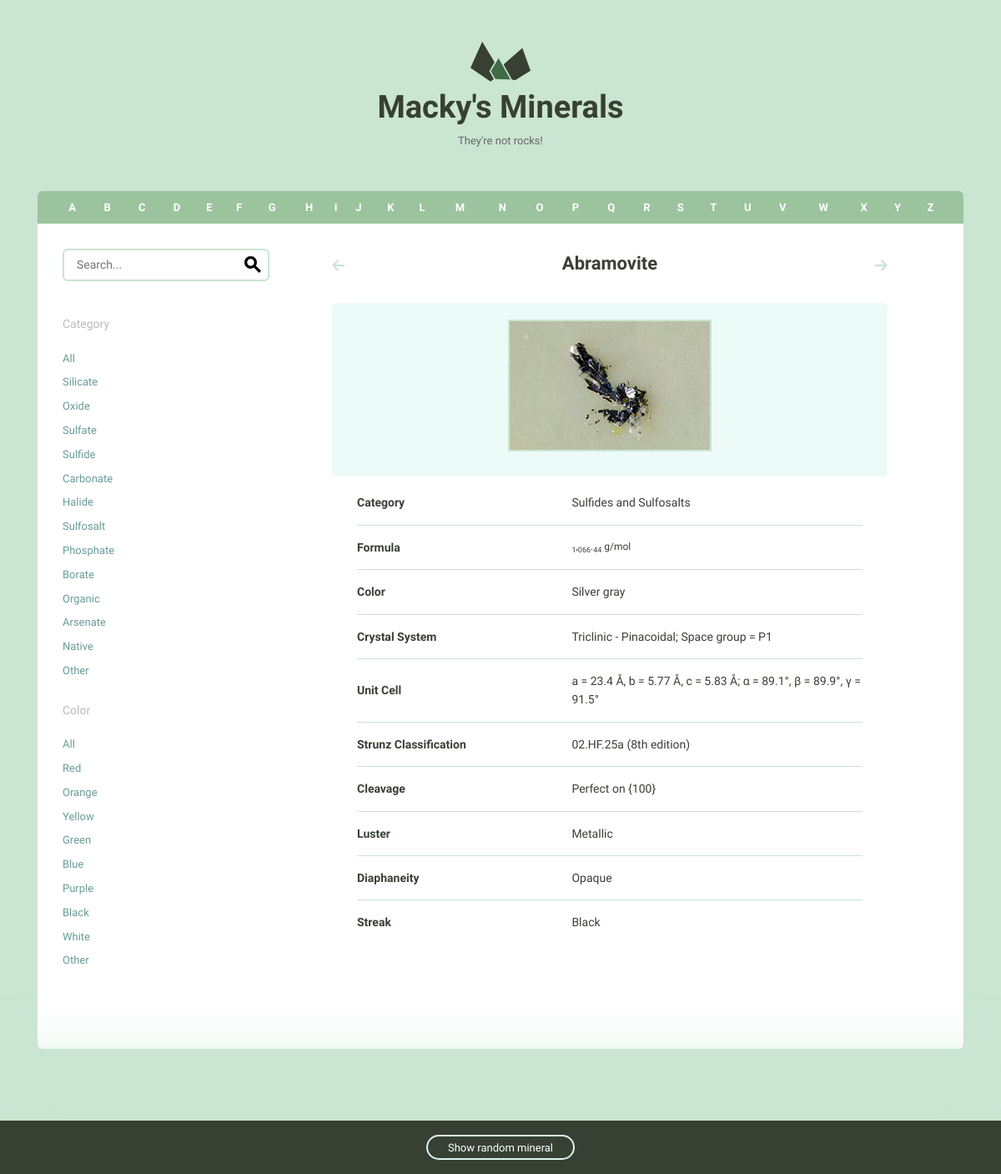
The app's page /minerals/4/ with its own data.
### minerals/models.py (models this page shows, shortened)
class Mineral(models.Model):
    id = models.AutoField(primary_key=True)
    name = models.CharField(max_length=255)
    image_filename = models.URLField(blank=True, null=True)
    image_caption = models.CharField(max_length=255, blank=True, null=True)
    category = models.CharField(max_length=255, blank=True, null=True)
    formula = models.CharField(max_length=255, blank=True, null=True)
    strunz_classification = models.CharField(max_length=255, blank=True, null=True)
    crystal_system = models.CharField(max_length=255, blank=True, null=True)
    unit_cell = models.CharField(max_length=255, blank=True, null=True)
    color = models.CharField(max_length=255, blank=True, null=True)
    crystal_symmetry = models.CharField(max_length=255, blank=True, null=True)
    cleavage = models.CharField(max_length=255, blank=True, null=True)
    mohs_scale_hardness = models.CharField(max_length=255, blank=True, null=True)
    luster = models.CharField(max_length=255, blank=True, null=True)
    streak = models.CharField(max_length=255, blank=True, null=True)
    diaphaneity = models.CharField(max_length=255, blank=True, null=True)
    optical_properties = models.CharField(max_length=255, blank=True, null=True)
    refractive_index = models.CharField(max_length=255, blank=True, null=True)
    crystal_habit = models.CharField(max_length=255, blank=True, null=True)
    specific_gravity = models.CharField(max_length=255, blank=True, null=True)

### minerals/views.py (the view)
# urls.py: url(r'(?P<pk>\d+)/$', views.mineral_detail, name='detail'),
def mineral_detail(request, pk):
    ordered_properties = OrderedDict()
    order = [
        'name',
        'image_filename',
        'image_caption',
        'category',
        'formula',
        'color',
        'crystal_symmetry',
        'crystal_system',
        'unit_cell',
        'strunz_classification',
        'cleavage',
        'luster',
        'mohs_scale_hardness',
        'diaphaneity',
        'streak',
        'optical_properties'
    ]
    if Mineral.objects.filter(id=pk).exists():
        mineral = Mineral.objects.filter(id=pk).values()[0]
    else:
        raise Http404
    for key in order:
        if mineral[key]:
            ordered_properties[key] = mineral[key]
    sorted_ids = Mineral.objects.order_by(Lower('name')).values_list('id',
                                                                     flat=True)
    sorted_ids = list(sorted_ids)
    current_id = sorted_ids.index(int(pk))
    if int(pk) == sorted_ids[-1]:
        next_id = sorted_ids[0]
    else:
        next_id = sorted_ids[current_id+1]
    if int(pk) == sorted_ids[0]:
        previous_id = sorted_ids[-1]
    else:
        previous_id = sorted_ids[current_id-1]
    return render(request, 'minerals/detail.html', {
        'properties': ordered_properties,
        'next_id': next_id,
        'previous_id': previous_id,
    })

### minerals/templatetags/mineral_extras.py (called while the page is built)
@register.inclusion_tag('minerals/random_mineral.html')
def random_mineral():
    all_ids = Mineral.objects.values_list('id', flat=True)
    rand_id = random.choice(all_ids)
    mineral = Mineral.objects.get(id=rand_id)
    return {'mineral': mineral}

@register.inclusion_tag('minerals/filter_colors_categories.html')
def filter_colors_categories(chosen_color, chosen_category):
    categories = [
        'all',
        'silicate',
        'oxide',
        'sulfate',
        'sulfide',
        'carbonate',
        'halide',
        'sulfosalt',
        'phosphate',
        'borate',
        'organic',
        'arsenate',
        'native',
        'other',
    ]
    colors = [
        'all',
        'red',
        'orange',
        'yellow',
        'green',
        'blue',
        'purple',
        'black',
        'white',
        'other'
    ]
    return {'categories': categories, 'chosen_category': chosen_category,
            'colors': colors, 'chosen_color': chosen_color}

@register.simple_tag
def make_url(color, category):
    if color == 'all' and category == 'all':
        return ''
    elif color == 'all':
        return 'category={}'.format(category)
    elif category == 'all':
        return 'color={}'.format(color)
    else:
        return 'category={}&color={}'.format(category, color)

@register.filter('underscore_to_space')
def underscore_to_space(string):
    new_string = string.replace('_', ' ')
    return new_string

### minerals/templates/minerals/detail.html
{% extends "minerals/layout.html" %}
{% load static from staticfiles %}
{% load mineral_extras %}
{% block content %}
    <div class="grid-60 grid-push-30 mineral__container">
      <h1 class="mineral__name">{{ properties.name }}</h1>
        <a class="arrow arrow--prev" href="{% url 'minerals:detail' pk=previous_id %}">
          <svg viewBox="0 0 14.2 13.4" preserveAspectRatio="xMin YMin meet">
            <polygon points="14.2,5.6 4,5.6 8,1.5 6.5,0 0,6.7 6.5,13.4 8,11.9 4,7.8 14.2,7.8 " />
          </svg>
        </a>
        <a class="arrow arrow--next" href="{% url 'minerals:detail' pk=next_id %}">
          <svg viewBox="0 0 14.2 13.4" preserveAspectRatio="xMin YMin meet">
            <polygon points="0,7.8 10.2,7.8 6.2,11.9 7.7,13.4 14.2,6.7 7.7,0 6.2,1.5 10.2,5.6 0,5.6 " />
          </svg>
        </a>
      <div class="mineral__image-bg">
        <img class="mineral__image" src="{% static 'images/' %}{{ properties.image_filename }}">
        <p class="mineral__caption">{{ properties.image_caption }}</p>
      </div>
      <div class="mineral__table-container">
        <table class="mineral__table">
          {% for name, value in properties.items %}
            {% if name != 'name' and name != 'image_filename' and name != 'image_caption' %}
              <tr>
                  <td class="mineral__category">{{ name|underscore_to_space|title }}</td>
              {% if name == 'formula' %}
                  <td class="mineral__formula">{{ value|safe }}</td>
              {% else %}
                  <td>{{ value }}</td>
              {% endif %}
              </tr>
            {% endif %}
          {% endfor %}
        </table>
      </div>
    </div>
{% endblock %}

### assets/css/global.css (style rules this page uses)
html { font-family: sans-serif; -ms-text-size-adjust: 100%; -webkit-text-size-adjust: 100%; }
body { margin: 0; }
a { background-color: transparent; }
h1 { font-size: 2em; margin: 0.67em 0; }
sub { font-size: 75%; line-height: 0; position: relative; vertical-align: baseline; bottom: -0.25em; }
img { border: 0; }
svg:not(:root) { overflow: hidden; }
table { border-collapse: collapse; border-spacing: 0; }
td, th { padding: 0; }
html { font-size: 62.5%; }
body { background-color: #CAE5D2; font-size: 1.5em; line-height: 1.6; font-weight: 400; font-family: "Cousine"; color: #666; }
.grid, .grid-5, .grid-10, .grid-15, .grid-20, .grid-25, .grid-30, .grid-33, .grid-35, .grid-40, .grid-45, .grid-50, .grid-55, .grid-60, .grid-65, .grid-66, .grid-70, .grid-75, .grid-80, .grid-90, .grid-95, .grid-100 { float: left; box-sizing: border-box; position: relative; }
@media (min-width: 640px) { .grid-push-30 { left: 30%; } }
.grid-60 { width: 60%; padding: 0 15px; }
h1, h2, h3, h4, h5, h6 { margin-top: 0; margin-bottom: 2rem; font-weight: bold; font-family: "Work Sans", sans-serif; color: #384033; }
h1 { font-size: 3.8rem; }
@media (min-width: 550px) { h1 { font-size: 3.8rem; } }
p { margin-top: 0; font-size: 1.6rem; }
a { color: #689b98; text-decoration: none; -webkit-transition: color 0.2s; -moz-transition: color 0.2s; -ms-transition: color 0.2s; -o-transition: color 0.2s; transition: color 0.2s; }
th, td { padding: 15px; text-align: left; border-bottom: 1px solid #e1e1e1; }
th:first-child, td:first-child { padding-left: 0; }
th:last-child, td:last-child { padding-right: 0; }
table, p, ul, form { margin-bottom: 2.5rem; }
.mineral__container { background-color: #fff; list-style: none; padding: 0; text-align: center; }
@media (min-width: 640px) { .mineral__container { border-radius: 6px; margin-left: 20px; } }
.mineral__name { display: block; width: 100%; margin: 0; padding: 30px 0; }
@media (min-width: 640px) { .mineral__name { font-size: 22px; } }
.mineral__image { display: block; margin: 0 auto; border: solid 2px #CAE5D2; }
.mineral__image-bg { background-color: #ecfaf8; padding: 20px 0; }
@media (min-width: 640px) { .mineral__image-bg { border-radius: 6px; } }
.mineral__caption { font-size: 12px; font-style: italic; padding: 10px 0 0 0; margin: 0; }
.mineral__table { font-size: 14px; color: #384033; }
.mineral__table td { border-color: #CAE5D2; }
.mineral__table tr:last-of-type td { border-bottom: none; padding-bottom: 0; }
.mineral__table-container { padding: 5px 30px 0; }
.mineral__category { font-weight: bold; width: 40%; }
.mineral__formula { font-size: 12px; }
.arrow { position: absolute; }
@media (min-width: 640px) { .arrow { top: 28px; } }
@media (min-width: 640px) { .arrow--prev { left: 0; } }
@media (min-width: 640px) { .arrow--next { right: 0; } }
.arrow svg { width: 15px; position: relative; top: 12px; fill: #CAE5D2; transition: fill 200ms ease-in-out; }

### records on screen
Mineral: name "Abramovite", image_filename (picture), properties "Sulfides and Sulfosalts" "Silver gray" "Triclinic - Pinacoidal; Space group = P1" "a = 23.4 Å, b = 5.77 Å, c = 5.83 Å; α = 89.1°, β = 89.9°, γ = 91.5°" "02.HF.25a (8th edition)" "Perfect on {100}" "Metallic" "Opaque" "Black", properties "1 , 066 . 44 g/mol"

### other values on screen
{{ letter|upper }} "A" "B" "C" "D" "E" "F" "G" "H" "I" "J" "K" "L" "M" "N" "O" "P" "Q" "R" "S" "T" "U" "V" "W" "X" "Y" "Z"
{{ name|underscore_to_space|title }} "Category" "Formula" "Color" "Crystal System" "Unit Cell" "Strunz Classification" "Cleavage" "Luster" "Diaphaneity" "Streak"
{{ category|title }} "All" "Silicate" "Oxide" "Sulfate" "Sulfide" "Carbonate" "Halide" "Sulfosalt" "Phosphate" "Borate" "Organic" "Arsenate" "Native" "Other"
{{ color|title }} "All" "Red" "Orange" "Yellow" "Green" "Blue" "Purple" "Black" "White" "Other"
